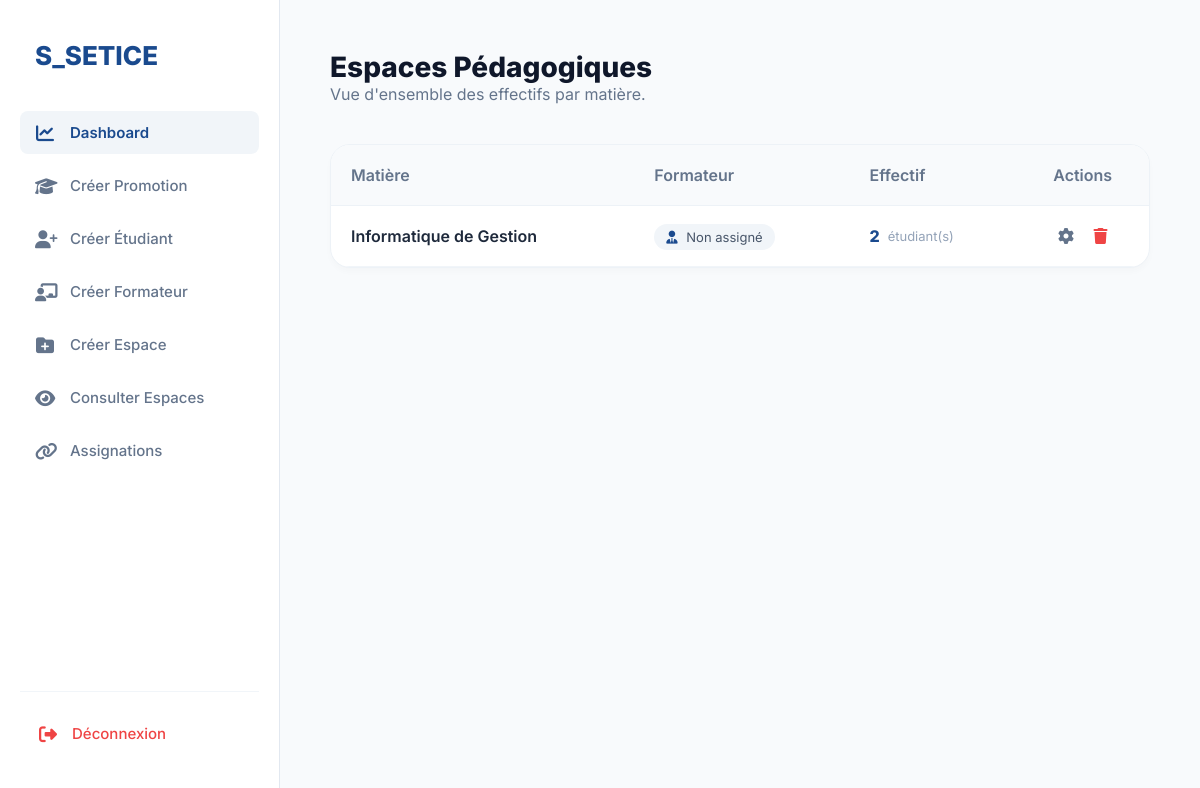
The app's page /views/consulter_espaces.php with its own data.
### tables this page shows
CREATE TABLE IF NOT EXISTS `espaces_pedagogiques` (
  `id` int NOT NULL AUTO_INCREMENT,
  `nom_espace` varchar(100) DEFAULT NULL,
  `matiere` varchar(100) DEFAULT NULL,
  `id_formateur` int DEFAULT NULL,
  PRIMARY KEY (`id`),
  KEY `id_formateur` (`id_formateur`)
);

### views/consulter_espaces.php (the view, shortened to what this page needs)
<?php
require_once('../config/db.php');
$sql = "SELECT
            e.id,
            e.nom_espace,
            f.nom AS nom_formateur,
            (SELECT COUNT(*) FROM etudiant_espace ee WHERE ee.id_espace = e.id) AS nb_etudiants
        FROM espaces_pedagogiques e
        LEFT JOIN formateurs f ON e.id_formateur = f.id
        ORDER BY e.nom_espace ASC";
$espaces = $pdo->query($sql)->fetchAll();
?>
<!DOCTYPE html>
<html lang="fr">
<head>
    <link rel="stylesheet" href="https://cdnjs.cloudflare.com/ajax/libs/font-awesome/6.4.0/css/all.min.css">
    <link rel="stylesheet" href="../assets/css/style.css">
</head>
<body style="margin:0; font-family:'Inter', sans-serif; background:#f8fafc;">
    <?php include('../includes/sidebar.php'); ?>
    <main style="margin-left: 280px; padding: 50px;">
        <header style="margin-bottom: 40px; display: flex; justify-content: space-between; align-items: center;">
            <div>
                <h1 style="font-size: 28px; font-weight: 800; color: #0f172a;">Espaces Pédagogiques</h1>
                <p style="color: #64748b;">Vue d'ensemble des effectifs par matière.</p>
            </div>
        </header>
        <div style="background: white; border-radius: 20px; border: 1px solid #edf2f7; overflow: hidden; box-shadow: 0 4px 6px rgba(0,0,0,0.02);">
            <table style="width: 100%; border-collapse: collapse; text-align: left;">
                <thead>
                    <tr style="background: #f8fafc; border-bottom: 1px solid #edf2f7;">
                        <th style="padding: 20px; color: #64748b; font-weight: 600;">Matière</th>
                        <th style="padding: 20px; color: #64748b; font-weight: 600;">Formateur</th>
                        <th style="padding: 20px; color: #64748b; font-weight: 600;">Effectif</th>
                        <th style="padding: 20px; color: #64748b; font-weight: 600; text-align: center;">Actions</th>
                    </tr>
                </thead>
                <tbody>
                    <?php foreach($espaces as $espace): ?>
                    <tr style="border-bottom: 1px solid #f1f5f9; transition: 0.2s;" onmouseover="this.style.background='#fcfcfd'" onmouseout="this.style.background='transparent'">
                        <td style="padding: 20px; font-weight: 600; color: #1e293b;"><?= htmlspecialchars($espace['nom_espace']) ?></td>
                        <td style="padding: 20px; color: #475569;">
                            <span style="background: #f1f5f9; padding: 5px 12px; border-radius: 20px; font-size: 13px;">
                                <i class="fas fa-user-tie" style="margin-right: 5px; color: #1a4a8e;"></i>
                                <?= htmlspecialchars($espace['nom_formateur'] ?? 'Non assigné') ?>
                            </span>
                        </td>
                        <td style="padding: 20px;">
                            <div style="display: flex; align-items: center;">
                                <span style="font-weight: 800; color: #1a4a8e; font-size: 16px;"><?= $espace['nb_etudiants'] ?></span>
                                <span style="margin-left: 8px; color: #94a3b8; font-size: 13px;">étudiant(s)</span>
                            </div>
                        </td>
                        <td style="padding: 20px; text-align: center;">
                            <a href="edit_espace.php?id=<?= $espace['id'] ?>" style="color: #64748b; margin-right: 15px;"><i class="fas fa-cog"></i></a>
                            <a href="../actions/delete_action.php?type=espace&id=<?= $espace['id'] ?>" onclick="return confirm('Supprimer cet espace ?')" style="color: #ef4444;"><i class="fas fa-trash"></i></a>
                        </td>
                    </tr>
                    <?php endforeach; ?>
                </tbody>
            </table>
        </div>
    </main>
</body>
</html>

### assets/css/style.css (style rules this page uses)
:root { --primary: #1a4a8e; --bg-body: #f8f9fc; --sidebar-white: #ffffff; --text-grey: #6c757d; }
* { box-sizing: border-box; margin: 0; padding: 0; }
body { font-family: 'Inter', sans-serif; background-color: #f8fafc; color: #1e293b; }

### includes/sidebar.php (style rules this page uses)
:root { --active-bg: #f1f5f9; --primary-blue: #1a4a8e; --text-muted: #64748b; }

### records on screen
espaces_pedagogiques: nom_espace "Informatique de Gestion", nom_formateur "Non assigné", nb_etudiants "2"
